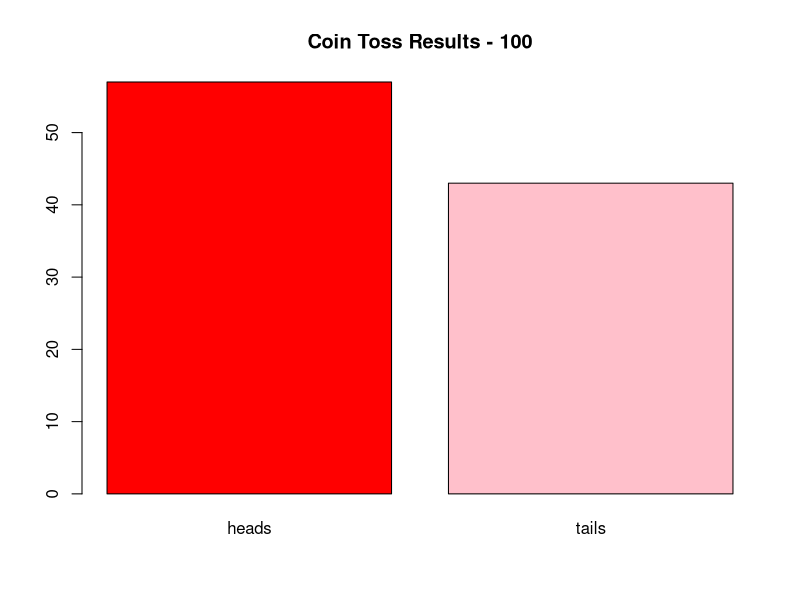
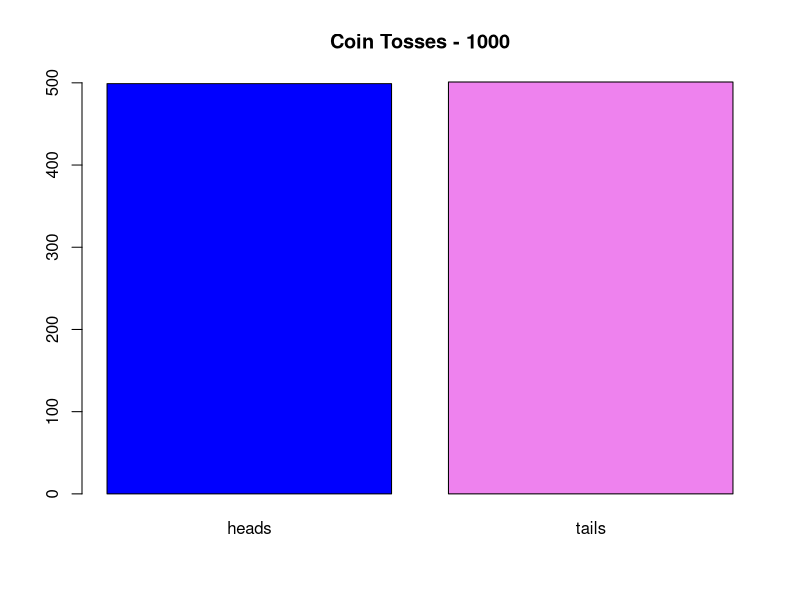
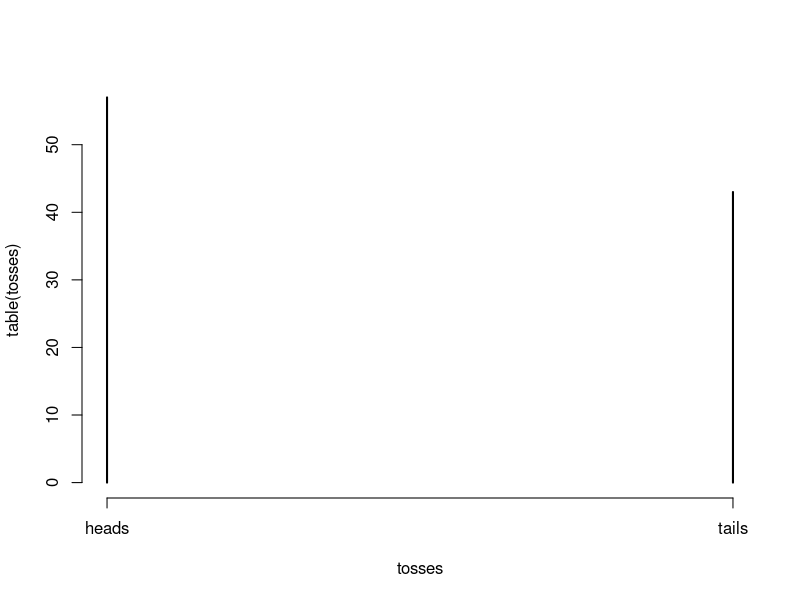
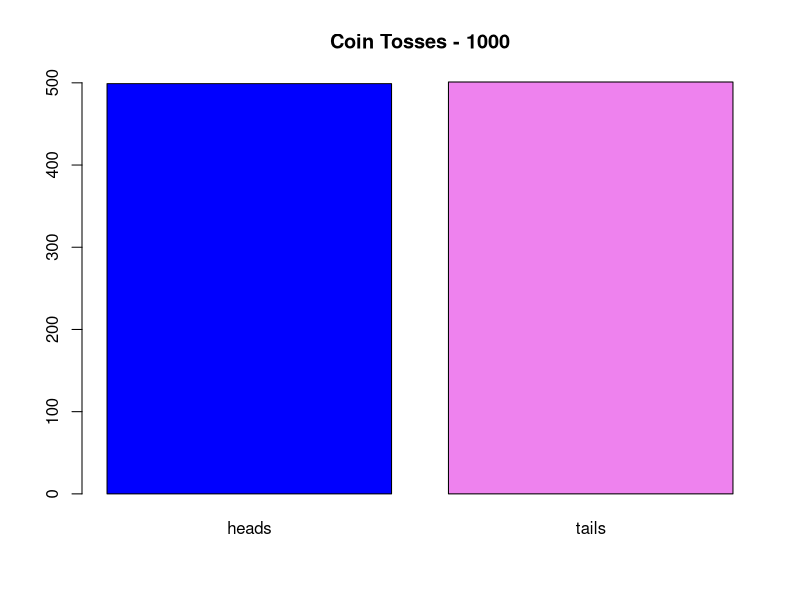
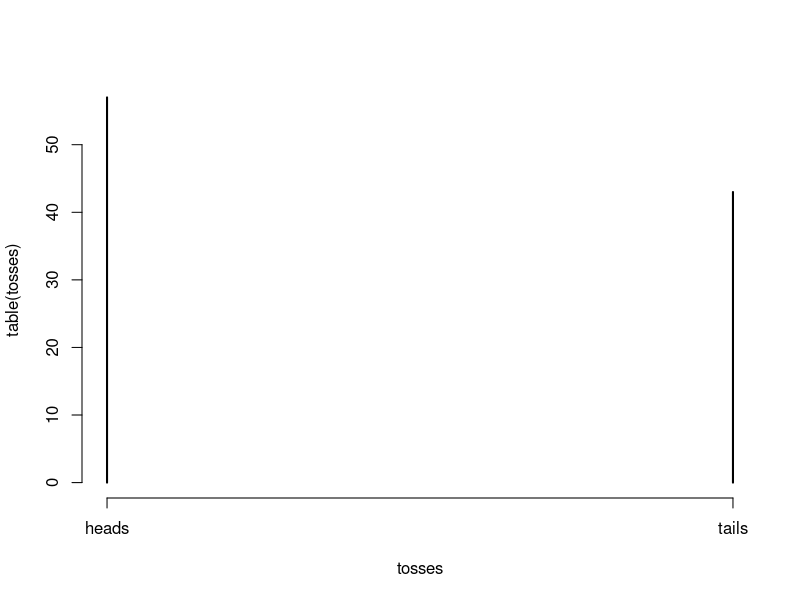
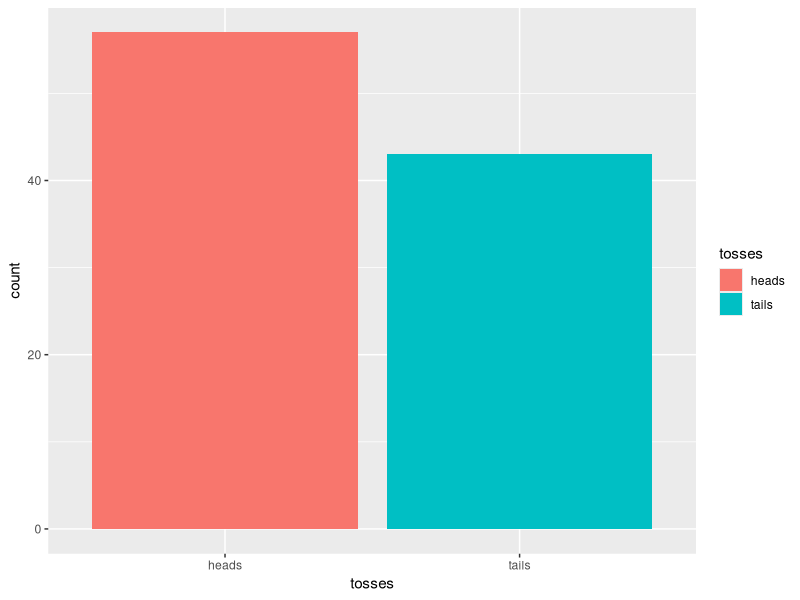
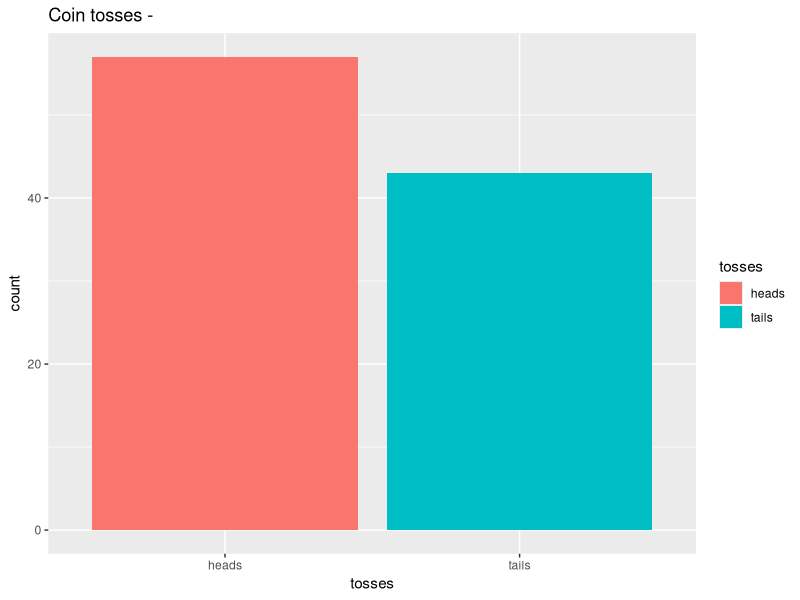
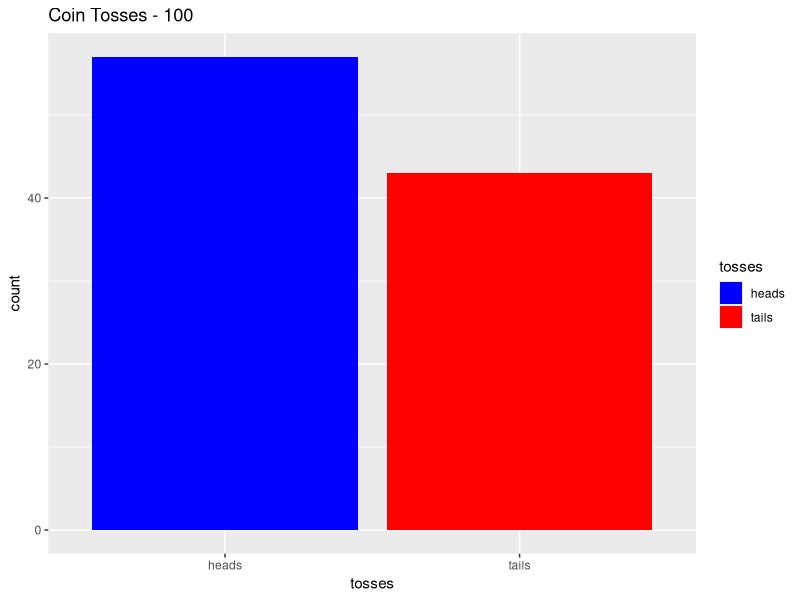

Source code (R) for these figures, in order: (Note: this script raises an error after producing the figures.)
# National University of Singapore
# TCX2002 Introduction to Business Analytics

# Tutorial 1

# Lesson 3 - Understanding Distributions, Sampling, and Estimation

# 1. Probability Distribution,
# 2. The Normal Curve;
# 3. Population vs Sample,
# 4. Sampling & Estimation (simple random, systematic, stratified, and convenience sampling),
# 5. Sampling error vs bias,
# 6. Point estimation
# 7. STD Error (SE) & Confidence Intervals

rm(list = ls())
library(ggplot2)

set.seed(123) #produces a reproducible set of random values 
#if you want two vectors to have the same boolean values for examples
# you need to run set.seed(same_number) before each variable assignment or vector c()

# 1. Simulating Randomness and Outcome Space
# Lab Questions:
#   1. Simulate 100 coin tosses in R using sample(c("Heads", "Tails"), 100, replace = TRUE).
choices <- c("heads", "tails")
tosses <- sample(choices, 100, replace=TRUE)
tosses

#   2. Count how many times "Heads" appears. What if you increase to 1000 coin tosses or more?
tosses_heads <- sum(tosses == "heads")
tosses_heads
tosses_1000 <- sample(choices, 1000, replace=TRUE) #generates a vector based on a shorter vector that has things you wanna repeat multiple times
#replace=TRUE means that the choices can be repeated, if you put replace=FALSE 
# and the number to repeat is less that the number of choices, then you will get an error

table(tosses)
prop.table(table(tosses))
table(tosses)["heads"]

table(tosses_1000) # gives the number of each type of thing
prop.table(table(tosses_1000)) #gives proportion of each result
table(tosses_1000)["heads"]

barplot(table(tosses), main="Coin Toss Results - 100", col=c("red","pink"))
barplot(table(tosses_1000), main="Coin Tosses - 1000", col=c("blue","violet"))
# table(), main= title, col=c(color char vector)

plot(table(tosses)) #this is the bare version of barplot

class(barplot(table(tosses_1000), main="Coin Tosses - 1000", col=c("blue","violet")))
#matrix array

class(plot(table(tosses)))

length(tosses)

mean(tosses=="heads")
tosses=="heads" #generates a logical vector and assigns 
#TRUE for heads and FALSE for everything else
# note it is a logical expression or logical vector
#it is a conditional logical vector generator applied to another vector


sum(tosses=="heads") / length(tosses) #equivalent to mean() for logical vectors only
is.vector(tosses=="heads")
length(tosses=="heads") #counts total number of items in logical vector extracted from char vector
class(tosses=="heads") #logical

cumsum(tosses=="heads") #cumulative sum

round(prop.table(table(tosses=="heads")),3)

#ggplot2
ggplot(data.frame(tosses), aes(x=tosses, fill=tosses)) + geom_bar() #bare minimum
ggplot(data.frame(tosses), aes(x=tosses, fill=tosses)) + geom_bar() + labs(title="Coin tosses -")
ggplot(data.frame(tosses), aes(x=tosses, fill=tosses)) + geom_bar() + labs(title="Coin Tosses - 100") + scale_fill_manual(values = c("blue", "red"))

#   3. Is the outcome approximately 50-50? What does this tell you about randomness?
# almost but not so, it fluctuates above and below it and approaches it as sample size increase
# random outcomes fluctuate
# law of large numbers, greater sample size, proportion of outcome approaches true probability


# 2. Exploring Sampling Techniques
# Scenario: Your company wants to survey customers.
# Lab Questions:
  # 1. Create a dummy data set with 500 customers and assign them to regions (North, South, East, West)

rm(list = ls())

set.seed(42)

regions <- c("North",
             "South",
             "East",
             "West")
regions

customer_id <- 1:500
customer_id

customer_region = sample(regions,
                500,
                replace=TRUE)
customer_region

customers_df <- data.frame(
  customer_id = customer_id,
  region = customer_region)
customers_df
head(customers_df)
head(customers_df, 10)

customers_df$region

  # 2. Perform:
    # o Simple random sampling
nrow(customers_df) # number of rows in a data.frame()
1:nrow(customers_df) # sequence operator from 1 till the total number of rows
sample(1:nrow(customers_df),50) # generates a vector of 50 random row numbers without replacement

srs_idx <- sample(1:nrow(customers_df),50) #sample() picks without replacement by default
#default is replacement=FALSE
srs_smp <- customers_df[srs_idx, ]
srs_smp
class(srs_idx)
typeof(srs_idx)
class(srs_smp)
typeof(srs_smp)

#using dplyr
library(dplyr)
simple_sample <- customers_df %>% # feeds data.frame into first argument of next function
  sample_n(size = 100)

simple_sample
table(simple_sample$region) #frequency distribution

#using base R
srs <- customers[sample(1:500, 100), ] #default replace=FALSE
table(srs$region)

#alternative official solutions
set.seed(42)
customers <- data.frame(
  customer_id=1:500,
  region=sample(c("North","South","East","West"),size=500,replace=TRUE)
)
head(customers)
table(customers)
table(customers$region)

library(dplyr)
simple_sample <- customers %>%
  sample_n(size = 100)

simple_sample
table(simple_sample$region)




    # o Stratified sampling (by region)
set.seed(42)
split_by_region <- split(customers_df, customers_df$region) #creates a list of df
split_by_region

#base r way is too long and complicated, just use dplyr

library(dplyr)

strat_smp <- customers_df %>%
  group_by(region) %>%
  sample_n(25) %>%
  ungroup() #not necessary here unless you wanna do further stuff on it

table(strat_smp$region)
strat_smp

#alternative
strat_smp <- customers_df %>%
  group_by(region) %>%
  sample_frac(0.20)
  
table(strat_smp$region)    

#alternative and newer way to do it

strat_smp <- customers_df %>%
  group_by(region) %>%
  slice_sample(prop=0.2) %>%
  ungroup()


table(strat_smp$region)

# o Systematic sampling (every 10th customer)

N <- nrow(customers_df)
n <- 100
k <- N/n
k
start <- sample(1:k, 1) #pick a random starting index
sys_idx <- seq(start, N, by = k)
sys_smp <- customers_df[sys_idx,]
sys_smp



###- Systematic sampling - (Dr Prakash slides)
N <- nrow(customers)   # population size (500)
n <- 100                # desired sample size
k <- N / n             # interval (10 here)
start <- sample(1:k, 1)  # random start between 1 and k
sys_idx <- seq(start, N, by = k)

systematic_sample <- customers[sys_idx, ]

# show samples divided by region
table(systematic_sample$Region)


  # 3. Compare the results: Are all regions equally represented in each technique?

original_distribution <- table(customers_df$region)
simple_distribution <- table(simple_sample$region)
stratified_distribution <- table(strat_smp$region)
systematic_distribution <- table(sys_smp$region)

original_distribution
simple_distribution
stratified_distribution
systematic_distribution

comparison <- data.frame(
  Original = original_distribution,
  Simple = simple_distribution,
  Stratified = stratified_distribution,
  Systematic = systematic_distribution
)

comparison
colnames(comparison) <- c("Region", "Original", "Region", "SimpleRandom", "Region", "Stratified", "Region", "Systematic")
comparison
print(comparison)


# 3. Confidence Intervals and Interpretation
# Scenario: A manager wants to know the average time to resolve customer complaints.

# Lab Questions:
#   1. Use a dataset with complaint resolution times. 
# We use a distribution that is skewed to the right (more common in real data)

set.seed(123) 
complaint_times <- rgamma(100, shape = 2, scale = 5)

complaint_times
head(complaint_times)
mean(complaint_times)
sd(complaint_times)
summary(complaint_times)

plot(complaint_times)
barplot(complaint_times)
hist(complaint_times)
pie(complaint_times)

hist(complaint_times, main = "Complaint Resolution Times", xlab = "Time (hours)")
hist(complaint_times, breaks = 30, main = "Complaint Resolution Times", xlab = "Time (hours)")


# 2. Calculate the mean and standard deviation.

mean_time <- mean(complaint_times)
sd_time <- sd(complaint_times)
cat("Mean resolution time:", round(mean_time, 2), "hours\n")
cat("Standard deviation:", round(sd_time, 2), "hours\n")



# 3. Compute a 95% confidence interval for average resolution time.
mean_time
sd_time
n <- length(complaint_times)
n

std_error <- sd_time/sqrt(n)
std_error
conf_lvl <- 0.95
alpha_sig_lvl <- 1 - alpha_sig_lvl
qnorm(0.975)
qnorm(0.95)
z-value <- qnorm(1 - alpha_sig_lvl/2)
margin_error <- z_value * std_error

confidence_int_lower <- mean(complaint_times) - qnorm(0.975) * sd(complaint_times) / sqrt(length(complaint_times))
confidence_int_lower

confidence_ints <- mean(complaint_times) + c(-1,1) * qnorm(0.975) * sd(complaint_times) / sqrt(length(complaint_times))
confidence_ints


# Scenario: An e-commerce site tracks conversion rates. In 1,200 visitors:
#   • 84 made purchases • Sample conversion rate: p̂= 84/1,200 = 7%
# Lab Questions:
#   1. Check if conditions are met for normal approximation 
x <- 84
n <- 1200
p_hat <- x/n
p_hat

np <- n * p_hat
nq <- n * (1-p_hat)
normal_ok <- (np >= 10) && (nq >= 10)
normal_ok

# 2. Calculate standard error for the proportion
std_err <- sqrt(p_hat * (1-p_hat) / n)

# 3. Build 95% confidence interval for true conversion rate 
z_value <- qnorm(0.975)
intervals <- p_hat + c(-1,1) * z_value * std_err
round(intervals,2)
intervals


# 4. How would you communicate this to the marketing team?

# “Based on a sample of 1,200 visitors, 84 made a purchase, giving a 7% conversion rate.
# Using statistical analysis, we are 95% confident that the true conversion rate is between 5% and 9%.
# This means that if we repeated similar campaigns, the actual conversion rate is likely to fall in this range.”
